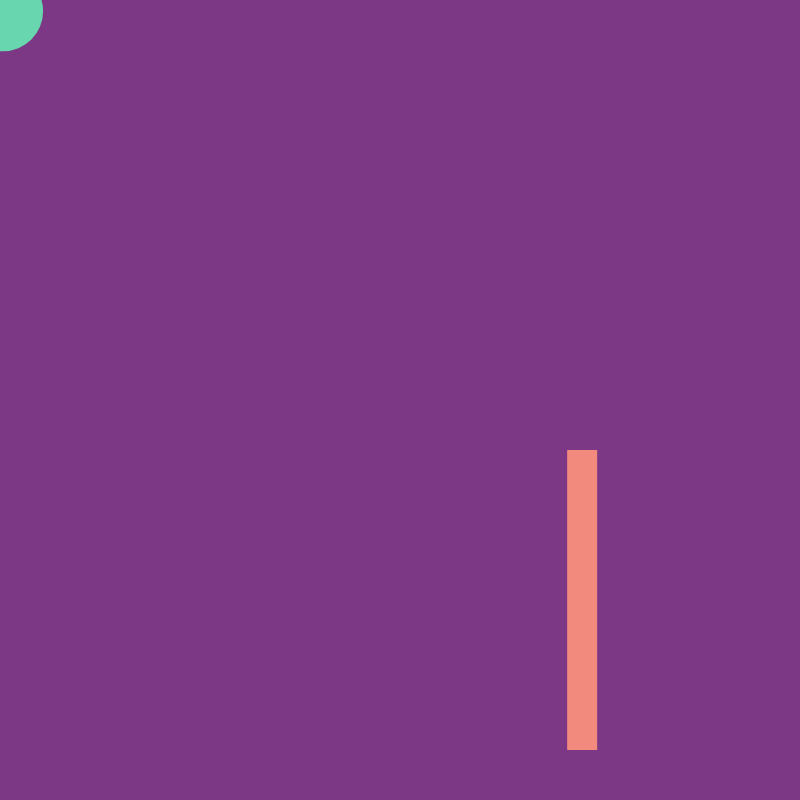
Frame 1 (no input)
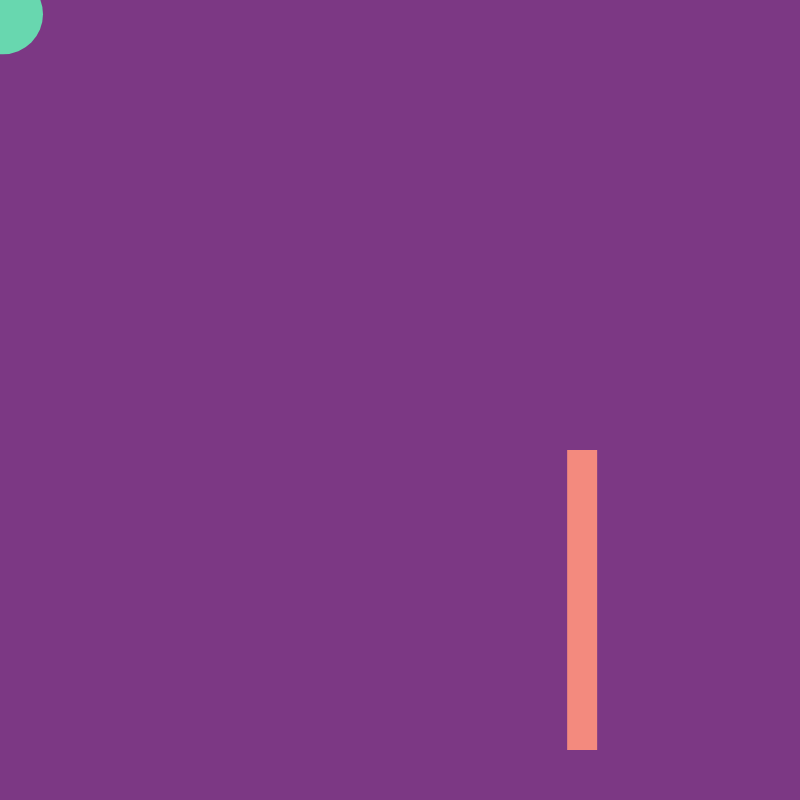
Frame 60 (no input)
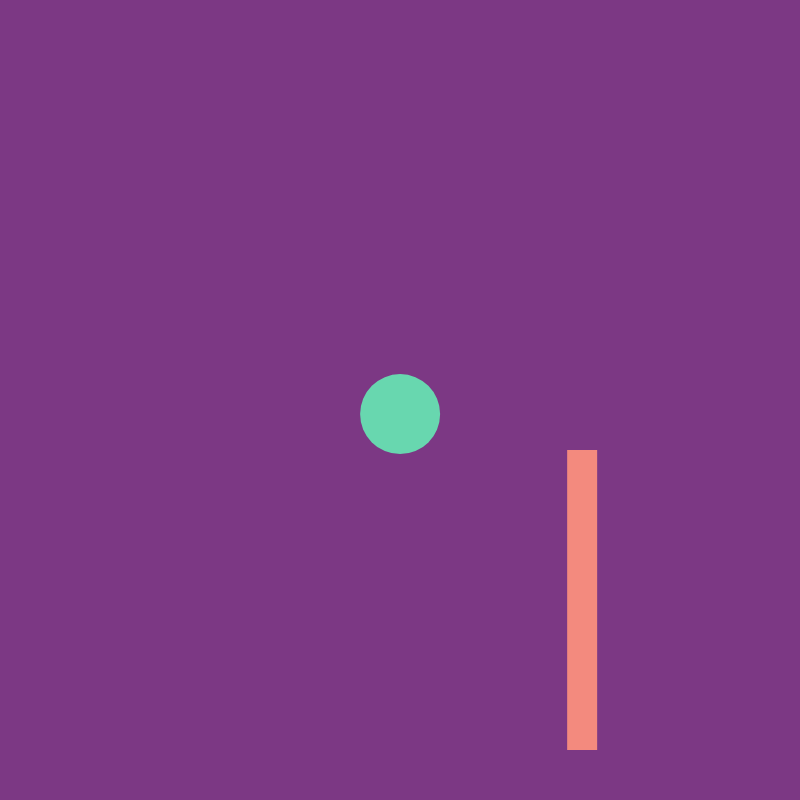
Frame 120 (the mouse pressed at the canvas centre since frame 60)

The p5.js sketch that drew these frames (run headless with seeded random() and noise() and a simulated clock; from frame 60 on, the mouse is pressed at the canvas centre):

// p5.js sketch
// ── sketch.js
function setup(){
    createCanvas(800, 800);
    background(124, 56, 132);
    stem = (random (10, 790));
}

function draw(){
    background(124, 56, 132);

    fill(104, 215, 175);
    noStroke();
    ellipse(mouseX+random(15), mouseY+random(15), 80, 80);

    fill(243, 138, 126)
    noStroke()
    rect(stem, 450, 30, 300)
}

function mouseClicked(){
    if(mouseClicked)
    stem = random(10, 790);
}
